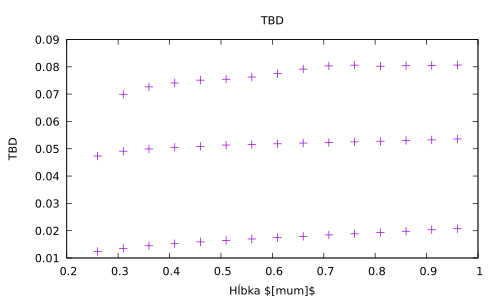

Write gnuplot code to recreate this figure.
file = "/export/scratch/vbotka-thesis/Plot/Figures/fig-X-2.csv"
#set output "/export/scratch/vbotka-thesis/Plot/Figures/fig-X-2-sk.tex"
set output '/export/scratch/vbotka-thesis/Plot/Figures/fig-X-2-sk.pdf'
#set terminal epslatex color 10 size 5.5in,3.9in
set terminal pdf
set datafile separator ";"
# set key autotitle columnhead
#set xrange [0:0.8]
#set yrange [1e21:1e23]
# set xtics 0.0,0.2e-6,0.8e-6
# set ytics 0.0,0.2e-6,0.8e-6
# set logscale x 10
#set logscale y 10
set title "TBD"
set xlabel "Hĺbka $[\\mu{m}]$"
set ylabel "TBD"
plot file with points notitle
# f(x) = a*x + b*x
# fit f(x) file via a, b
# plot f(x) dt 11
